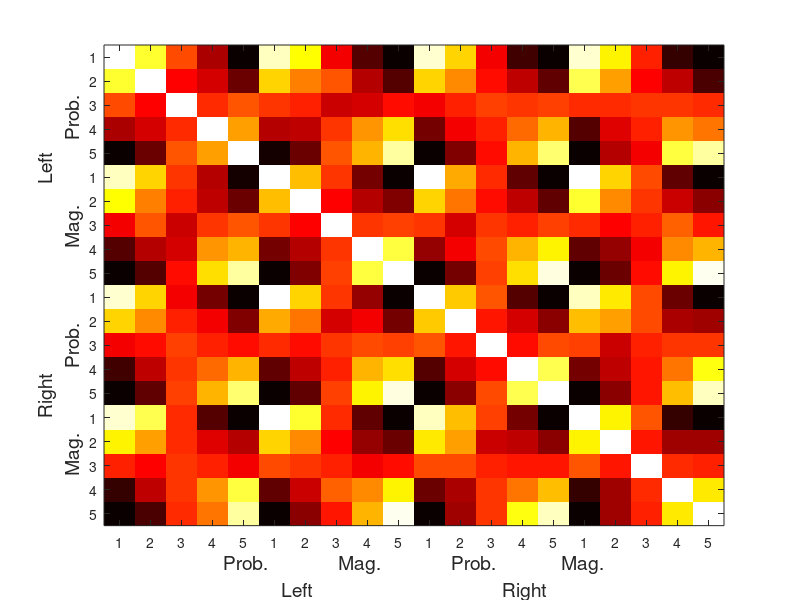

Recreate this plot in MATLAB.
%% simulate RSA matrix for linear coding of value (or, why does OFC RSA have the structure that it does?)

% see supplementary note of paper for discussion

nUnits = 1000; %number of neurons
baseline_firing_rate = poissrnd(4,nUnits,1); %for each neuron
linear_value_slope = randn(nUnits,1); %how much each neuron correlates with value
value_levels = [-2:2]; %different possible levels of expected value (demeaned)
fr_noise = 10; %noise level

%model firing rates (fr)
for i = 1:nUnits %loop over units
    for v = 1:5 %loop over different levels of value
        fr(i,v)   = baseline_firing_rate(i) + linear_value_slope(i)*value_levels(v) + poissrnd(fr_noise);
        fr(i,v+5) = baseline_firing_rate(i) + linear_value_slope(i)*value_levels(v) + poissrnd(fr_noise);
        fr(i,v+10) = baseline_firing_rate(i) + linear_value_slope(i)*value_levels(v) + poissrnd(fr_noise);
        fr(i,v+15) = baseline_firing_rate(i) + linear_value_slope(i)*value_levels(v) + poissrnd(fr_noise);
    end
end
fr = fr - repmat(mean(fr,2),[1 20]); %demean firing rate 
imagesc(corrcoef(fr)); %calculate RSA matrix across simulated firing rates
colormap('hot');
caxis([-0.3 0.3]);
set(gca,'YTickLabel',[1:5],'YTick',1:20,'XTickLabel',[1:5],'XTick',1:20,'FontSize',10);
xlabel(sprintf(['Prob.              Mag.              Prob.             Mag.\n' ...
    'Left                                      Right']))
set(get(gca,'XLabel'),'FontSize',14);
ylabel(sprintf(['Right                                      Left\n' ...
    'Mag.             Prob.               Mag.             Prob.']))
%ylabel('Left                              Right')
set(get(gca,'YLabel'),'FontSize',14);